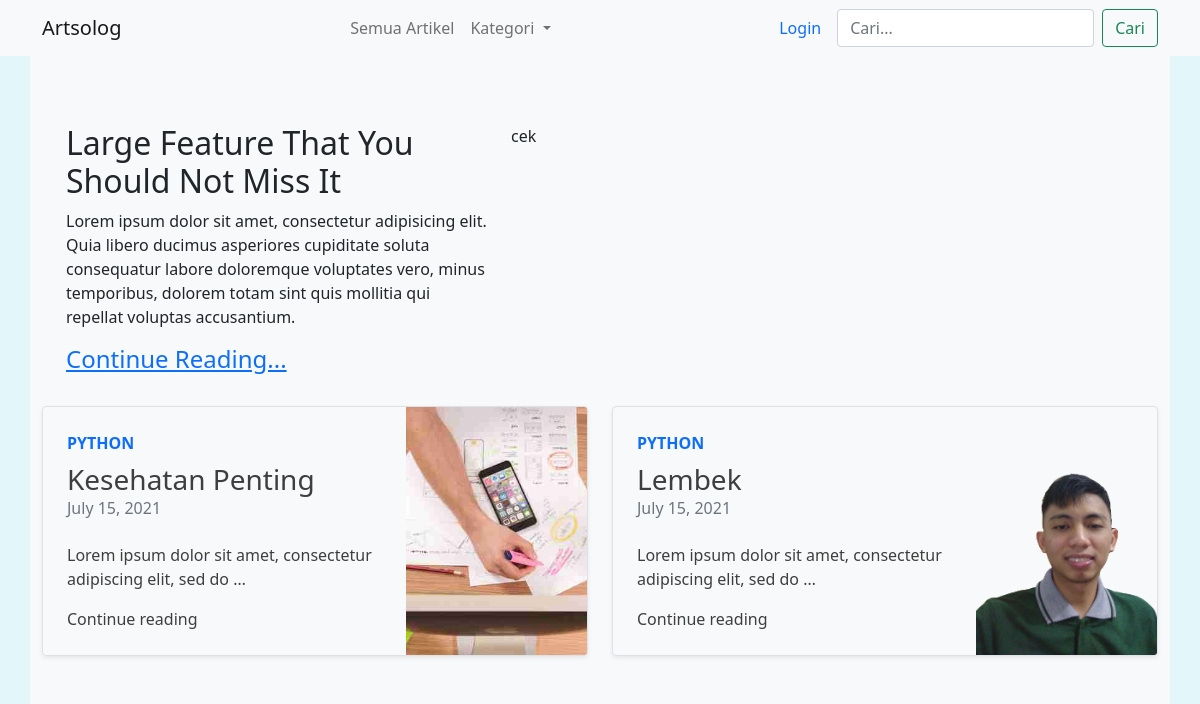
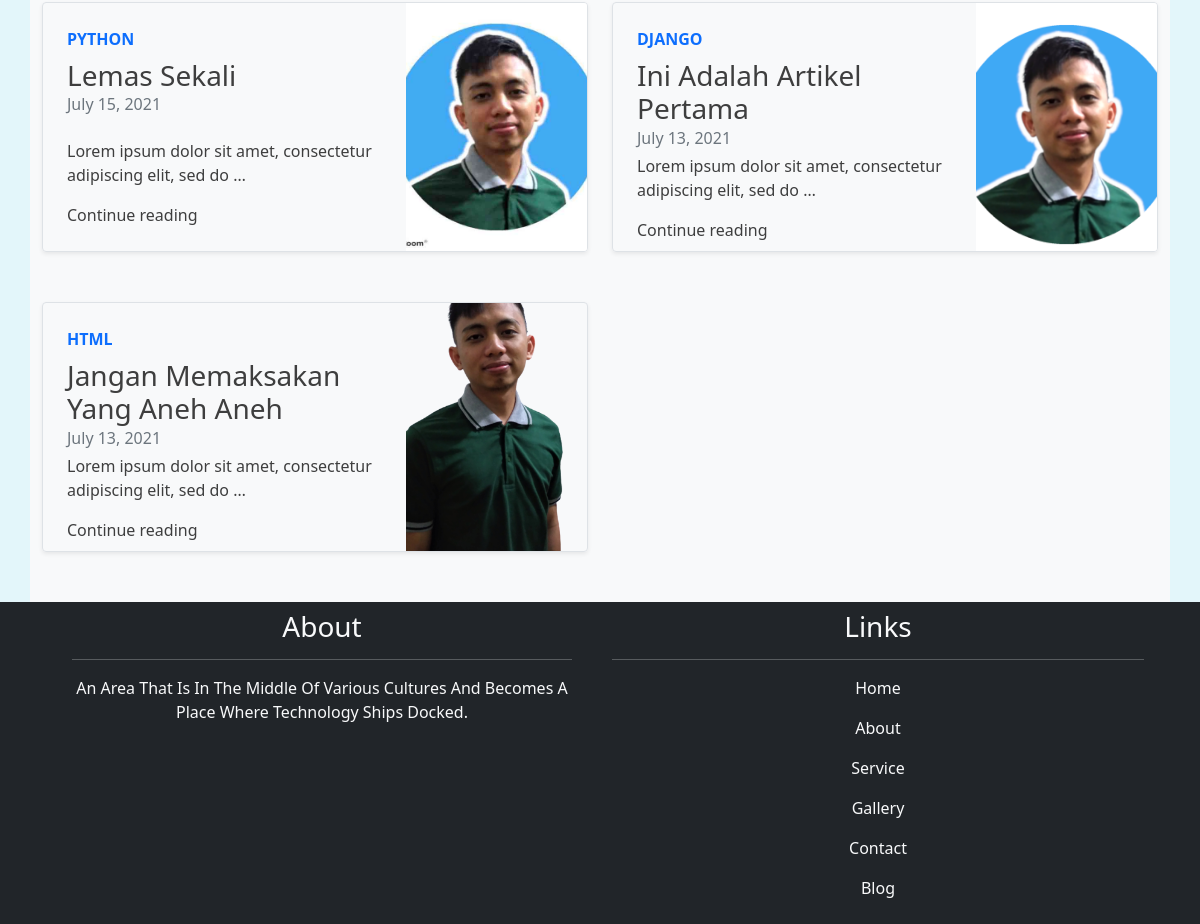
/, run on an earlier commit of the app's database (2 pictures, top to bottom).
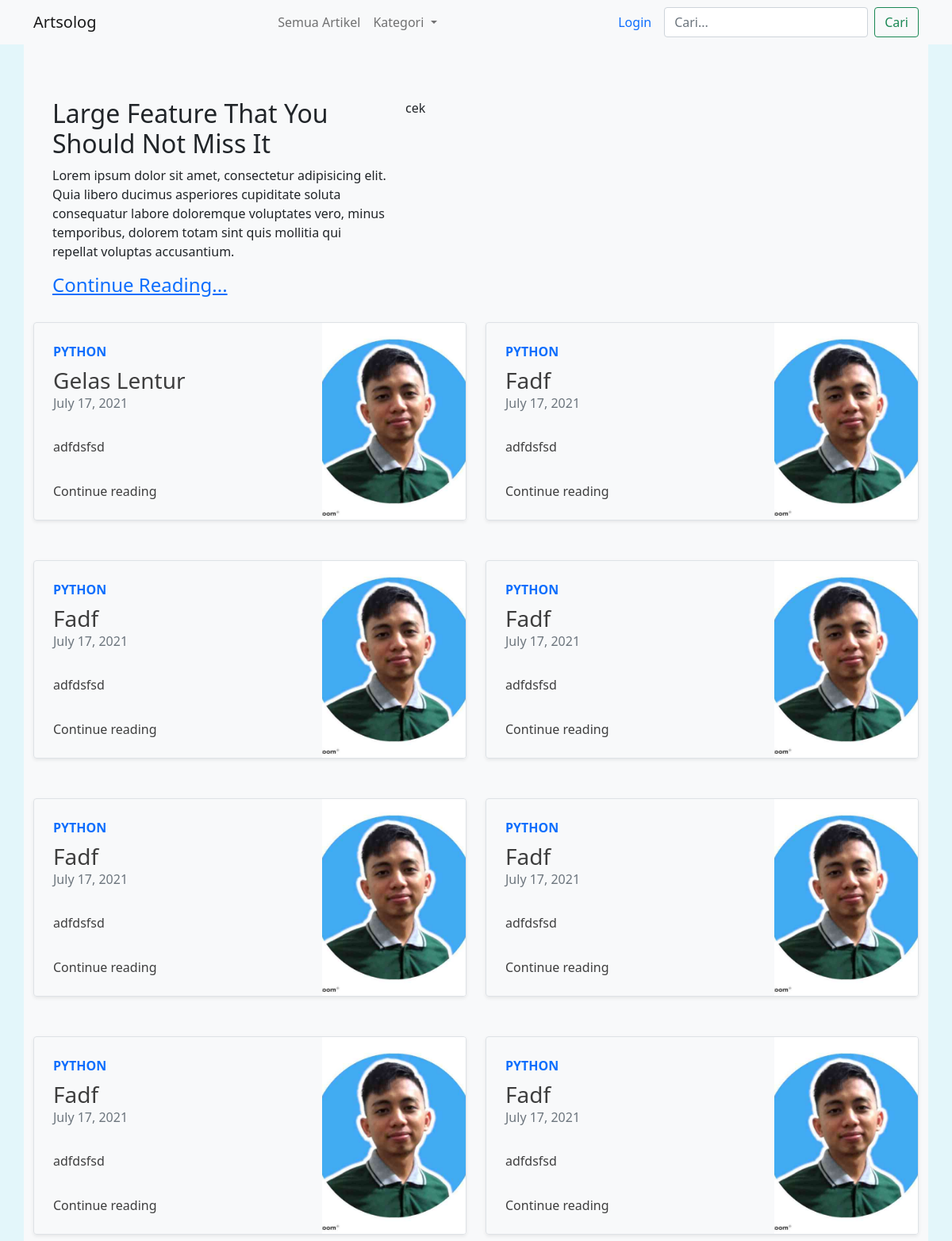
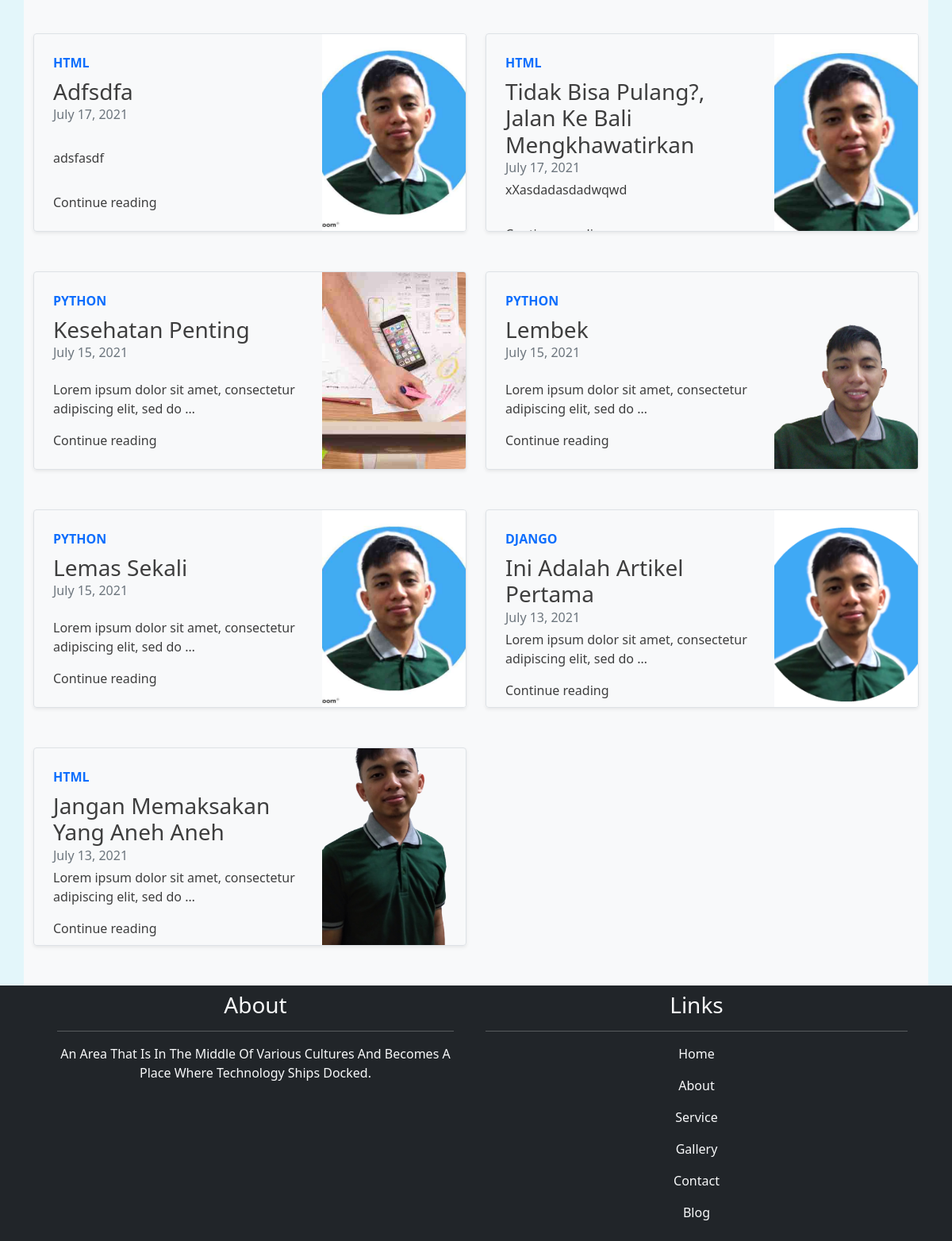
And on a later commit of the database (2 pictures, top to bottom).
### home/models.py (models this page shows, shortened)
class Article(models.Model):
    author = models.ForeignKey(User, on_delete=models.CASCADE)
    judul = models.CharField(max_length=100, blank=True)
    category = models.ManyToManyField(Category)
    image = models.ImageField(upload_to='image/artikel',)
    isi = RichTextUploadingField()
    likes = models.ManyToManyField(User, related_name='likes_blog', blank=True)
    created = models.DateField(auto_now_add=True, blank=True, editable=False)
    updated = models.DateField(auto_now=True, blank=True, editable=False)
    published = models.BooleanField(default=False)
    slug = models.SlugField(blank=True, editable=False)

class Category(models.Model):
    name = models.CharField(max_length=50)
    slug = models.SlugField(blank=True, editable=False)
    class Meta:
        verbose_name = 'Category'
        verbose_name_plural = 'Categories'
    def __str__(self):
        return f"{self.name}"

### home/views.py (the view)
# urls.py: path('', ArticleListView.as_view(), name='list'),
class ArticleListView(ListView):
    queryset = Article.objects.all().exclude(
        published=False).order_by('-updated')[:20]
    template_name = "article_list.html"
    extra_context = {'categories': Category.objects.all()}

### templates/article_list.html (shortened to what this page needs)
{% extends 'container.html' %}
{% block content_extra %}
  {% if object_list %}
    <header style="padding-top: 100px;">
        <div class="header-container reverse-column container p-4 row">
            <div class="col-md-5">
                <h2 class="text-capitalize">large feature that you should not miss it</h2>
                <p>Lorem ipsum dolor sit amet, consectetur adipisicing elit. Quia libero ducimus asperiores cupiditate soluta consequatur labore doloremque voluptates vero, minus temporibus, dolorem totam sint quis mollitia qui repellat voluptas accusantium.</p>
                <a href="#" class="text-capitalize"><h4> continue reading...</h4></a>
            </div>
            <div class="col-md-5">
              <p>cek</p>
            </div>
        </div>
    </header>
    <article class="row article-row">
      {% for article in object_list  %}
        {% if slug %}
          <div class="col-md-6 box-thumbnail">
            <div class="row g-0 border rounded overflow-hidden flex-md-row mb-4 shadow-sm h-md-250 position-relative">
              <div class="col p-4 d-flex flex-column position-static">
                {% for category in article.category.all %}
                  {% if category.slug == slug %}
                    <strong class="d-inline-block mb-2 text-primary text-uppercase">{{category.name}}</strong>
                  {% endif %}
                {% endfor %}
                <h3 class="mb-0">{{article.judul|title}}</h3>
                <div class="mb-1 text-muted">{{article.updated}}</div>
                <p class="card-text mb-auto">{{article.isi|safe|truncatewords:10}}</p>
                {% for category in article.category.all %}
                  {% if category.slug == slug %}
                    <a href="{% url 'detail' article.id category.slug %}" class="stretched-link">Continue reading</a>
                  {% endif %}
                {% endfor %}
              </div>
                {% if article.image %}
                  <div class="image-thumbnail col-md-4  d-lg-block" style="background-image:url({{article.image.url}}) ;">
                      <p>ansatsu</p>
                  </div>
                {% else %}
                  <div class="col-md-4  d-lg-block">
                    <svg class="bd-placeholder-img" width="200" height="250" xmlns="http://www.w3.org/2000/svg" role="img" aria-label="Placeholder: Thumbnail" preserveAspectRatio="xMidYMid slice" focusable="false"><title>Placeholder</title><rect width="100%" height="100%" fill="#55595c"></rect><text x="30%" y="50%" fill="#eceeef" dy=".3em">Thumbnail</text></svg>
                  </div>
                {% endif %}
            </div>
          </div>
        {% else %}
          <div class="col-md-6 ">
            <div class="box-thumbnail" style="height:300px">
            <a href="{% url 'detail' article.id article.category.all|first|slugify %}" class="a-thumbnail">
                <div class="row g-0  border rounded overflow-hidden flex-md-row shadow-sm h-md-250 position-relative">
                  <div class="col p-4 d-flex flex-column position-static">
                    <strong class="d-inline-block mb-2 text-primary text-uppercase">{{article.category.all|first}}</strong>
                    <h3 class="mb-0">{{article.judul|title}}</h3>
                    <div class="mb-1 text-muted">{{article.updated}}</div>
                    <p class="card-text mb-auto">{{article.isi|safe|truncatewords:10}}</p>
                    Continue reading
                  </div>
                  {% if article.image %}
                    <div class="image-thumbnail col-md-4  d-lg-block" style="background-image:url({{ article.image.url }});">
                    </div>
                  {% endif %}
                </div>
            </a>
            </div>
          </div>
        {% endif %}
      {% endfor %}
    </article>
  {% else %}
  <center>
    <h4 style="padding-top: 100px;">Ooops....We couldn't find anything</h4>
  </center>
  {% endif %}
{% endblock content_extra %}

What changed in the data, as far as the page shows it:
added Article: category.all|first "PYTHON", judul "Gelas Lentur", updated "July 17, 2021", isi "adfdsfsd", image (picture)
added Article: category.all|first "PYTHON", judul "Fadf", updated "July 17, 2021", isi "adfdsfsd", image (picture)
added Article: category.all|first "PYTHON", judul "Fadf", updated "July 17, 2021", isi "adfdsfsd", image (picture)
added Article: category.all|first "PYTHON", judul "Fadf", updated "July 17, 2021", isi "adfdsfsd", image (picture)
added Article: category.all|first "PYTHON", judul "Fadf", updated "July 17, 2021", isi "adfdsfsd", image (picture)
added Article: category.all|first "PYTHON", judul "Fadf", updated "July 17, 2021", isi "adfdsfsd", image (picture)
added Article: category.all|first "PYTHON", judul "Fadf", updated "July 17, 2021", isi "adfdsfsd", image (picture)
added Article: category.all|first "PYTHON", judul "Fadf", updated "July 17, 2021", isi "adfdsfsd", image (picture)
added Article: category.all|first "HTML", judul "Adfsdfa", updated "July 17, 2021", isi "adsfasdf", image (picture)
added Article: category.all|first "HTML", judul "Tidak Bisa Pulang?, Jalan Ke Bali Mengkhawatirkan", updated "July 17, 2021", isi "xXasdadasdadwqwd", image (picture)
